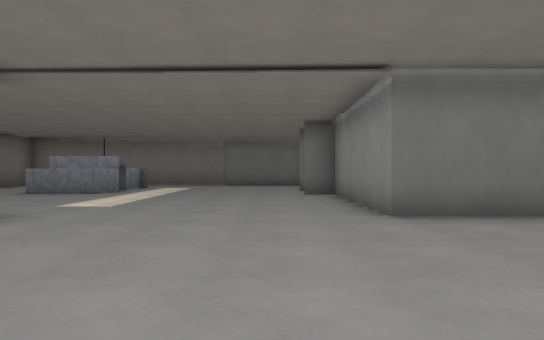
view 1 (above)

16 first-person views from a walk through a Godot game level. The camera is 1.2 m above the floor, looks level and sees 75° across. The floor is counted in squares, 2 m on a side. Each view is taken from the middle of a square. On the plan, view 1 faces up. The plan holds only what a view shows up to about 10 squares ahead; the rest is blank. Characters and animated objects are left out. Surface patterns are stand-ins for the level's own textures.

view 2
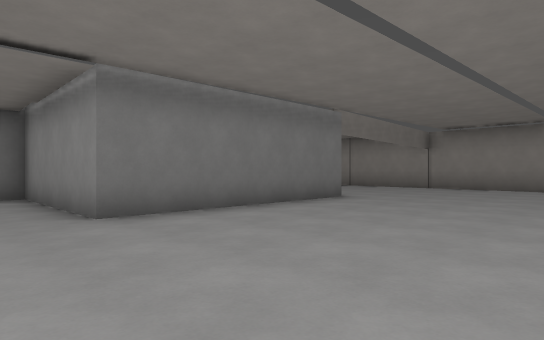

view 3
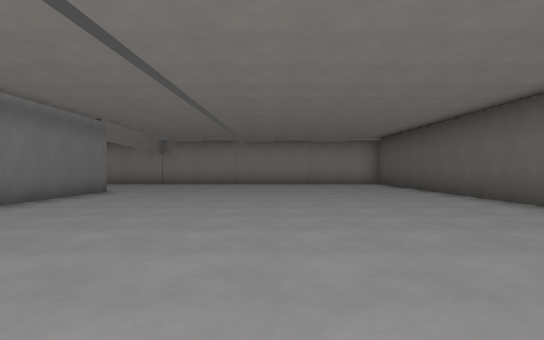

view 4
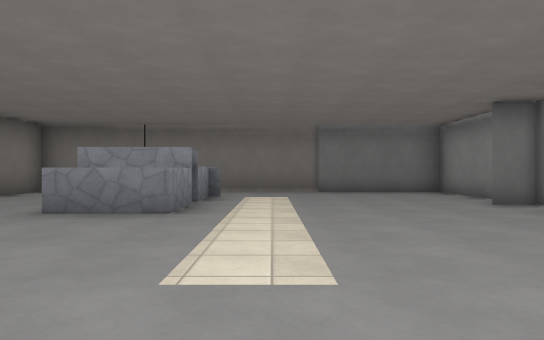

view 5
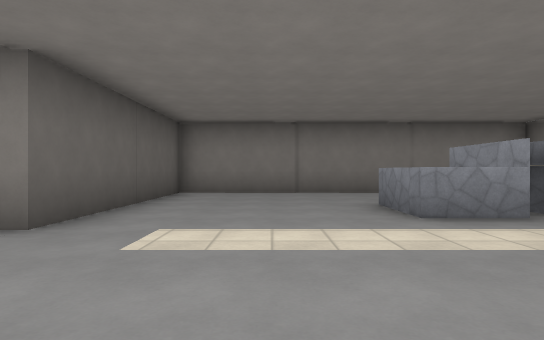

view 6
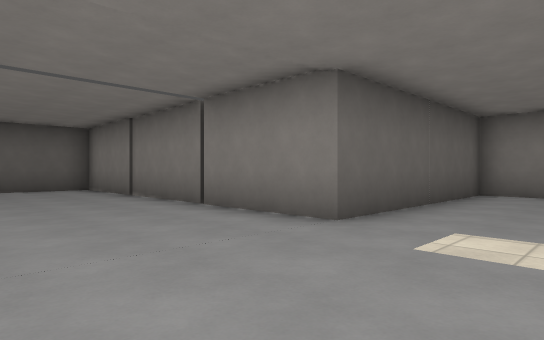

view 7
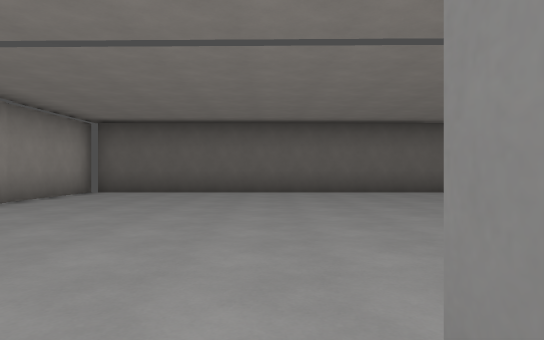

view 8
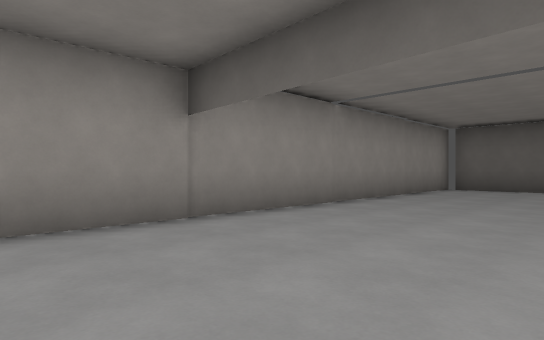

view 9
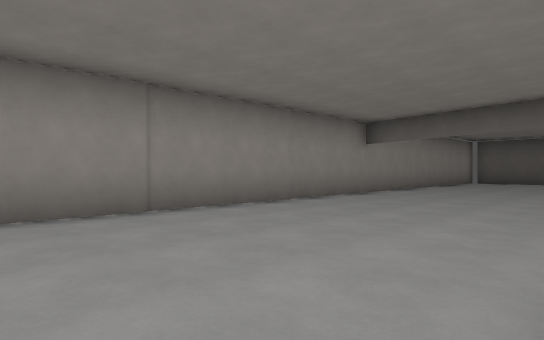

view 10
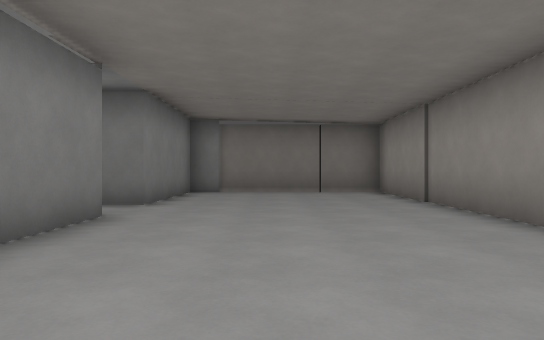

view 11
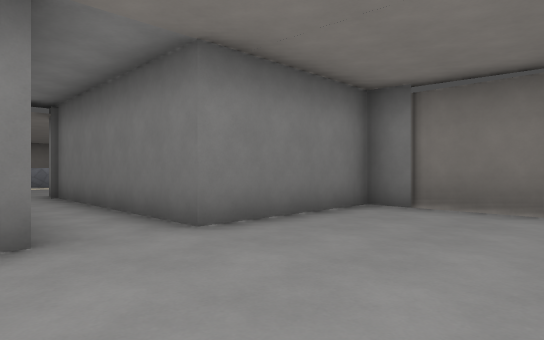

view 12
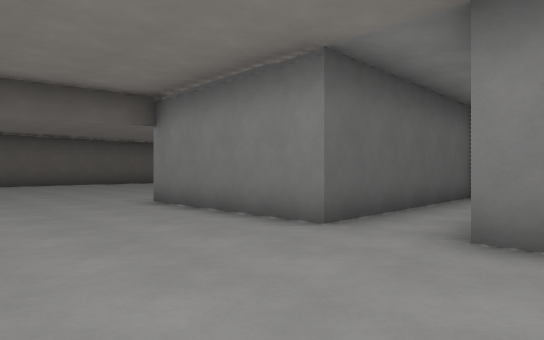

view 13
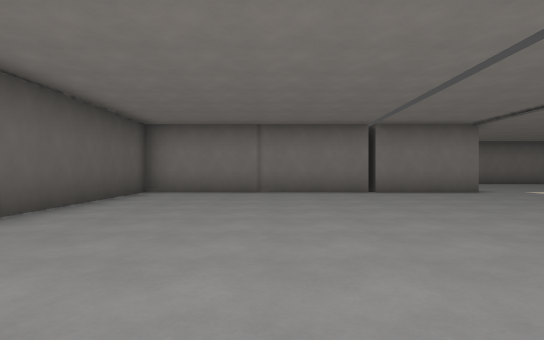

view 14
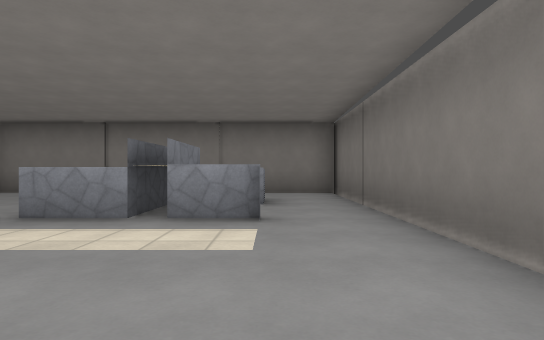

view 15
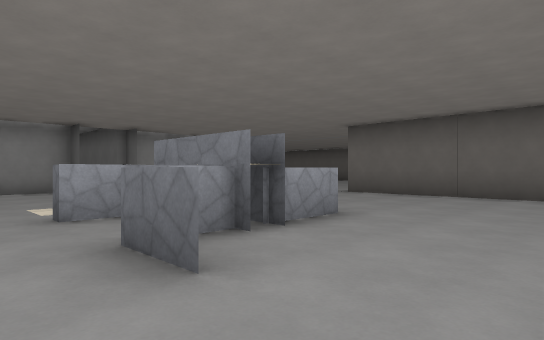

view 16
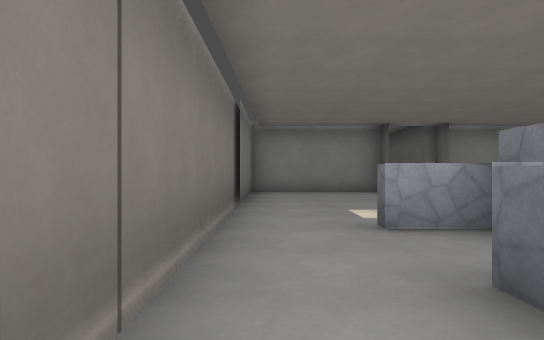

### Floor plan
Points are (right, up) in squares from view 1. A wall is a line through its corners. A room is listed if a view was taken in it or the views show most of it. See-through windows are left out.
Room 1 (views 1, 2, 3, 4, 5, 6, 7, 8, 9, 10, 11, 12, 13, 14, 15, 16)
walls: (1.6, 8.6) (0.8, 8.6) (6.8, 8.6) (6.8, 4.6) (1.5, 4.6) (1.5, 8.9); (1.5, 9.9) (1.5, 13.7) (-9.5, 13.7); (-3.5, 1.6) (-3.5, -4.4) (11.8, -4.4) (12, 1.5); (0.8, 10.2) (1.6, 10.2); (11.8, 1.5) (12.1, 13.7) (6.8, 13.7) (6.8, 10.1) (0.8, 10.1); (-6.5, 10.2) (-4.4, 10.2) (-4.4, 8.9) (-6.2, 8.9) (-6.2, 10.4); (-6.2, 10.6) (-6.2, 11.9); (-6.5, 10.7) (-4.4, 10.7) (-4.4, 11.9) (-4.4, 10.7); (-7.4, 11.9) (-6.1, 11.9); (-9.1, 13.7) (-9.3, 4.6) (-3.5, 4.6) (-3.5, 1.8)

Positions as (right, up) in squares from view 1, and headings:
1: (0, 0), facing up
2: (0, 0), facing up-right
3: (-3, 0), facing right
4: (-3, 4), facing up
5: (0, 7), facing left
6: (0, 7), facing down-left
7: (7, 5), facing down
8: (8, 7), facing down-right
9: (7, 13), facing down-right
10: (9, 4), facing up
11: (10, 8), facing up-left
12: (10, 11), facing down-left
13: (6, -1), facing left
14: (0, 12), facing left
15: (-9, 13), facing down-right
16: (-8, 13), facing right
